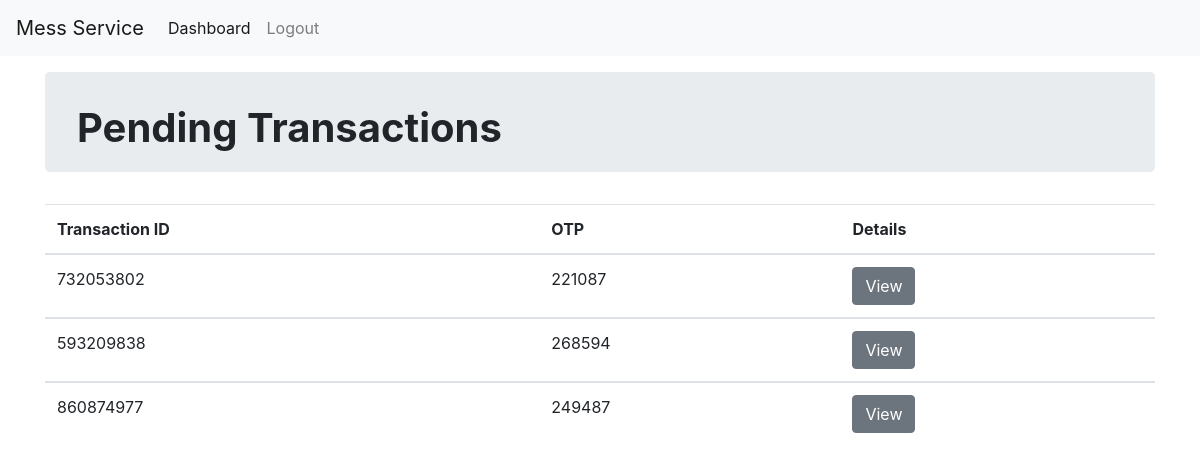
The app's page /student/pending/ (signed in) with its own data.
### vendor/models.py (models this page shows)
class Transaction(models.Model):
    trans_id = models.CharField(max_length=10, primary_key=True)
    reg_id = reg_id = models.ForeignKey(
        Student, related_name='token', null=True, blank=True, on_delete=models.CASCADE)
    otp = models.CharField(max_length=6)
    PENDING = 'P'
    ACCEPTED = 'A'
    APPLICATION_STATUS = (
        (ACCEPTED, 'Accepted'),
        (PENDING, 'Pending')
    )
    status = models.CharField(
        max_length=2, choices=APPLICATION_STATUS, default=PENDING)

### student/views.py (the view)
# urls.py: path('pending/', pending, name='pending'),
@login_required
@user_passes_test(check)
def pending(request):
    transaction = Transaction.objects.filter(
        reg_id__user=request.user, status='P')
    print(transaction)
    return render(request, 'student/pending.html', {'transaction': transaction})

### student/views.py (called while the page is built)
def check(user):
    return Student.objects.filter(user=user).exists()

### templates/student/pending.html (shortened to what this page needs)
{% extends 'base.html' %}
{% load static %}
{% block body %}
<nav class="navbar navbar-expand-lg navbar-light bg-light mb-3">
    <a class="navbar-brand" href="#">Mess Service</a>
    <div class="collapse navbar-collapse" id="navbarSupportedContent">
        <ul class="navbar-nav mr-auto">
            <li class="nav-item active">
                <a class="nav-link" href="{% url 'student:dashboard'%}">Dashboard </a>
            </li>
            <li class="nav-item">
                <a class="nav-link" href="{% url 'accounts:logout' %}">Logout</a>
            </li>
        </ul>
    </div>
</nav>
<div class="container">
    <div class="jumbotron" style="height: 100px;padding-top: 2rem;">
        <h1><strong>Pending Transactions</strong> </h1>
    </div>
    <table class="table">
        <thead>
            <tr>
                <th scope="col">Transaction ID</th>
                <th scope="col">OTP</th>
                <th scope="col"> Details</th>
            </tr>
        </thead>
        {% for tok in transaction %}
        <tbody>
            <tr>
                <td>{{ tok.trans_id }}</td>
                <td>{{ tok.otp }}</td>
                <td><a type="submit" class="btn btn-secondary" href="{% url 'student:details' tok.trans_id %}">View</a>
                </td>
            </tr>
        </tbody>
        {% endfor %}
    </table>
    {% endblock %}

### records on screen
Transaction: trans_id "732053802", otp "221087"
Transaction: trans_id "593209838", otp "268594"
Transaction: trans_id "860874977", otp "249487"
